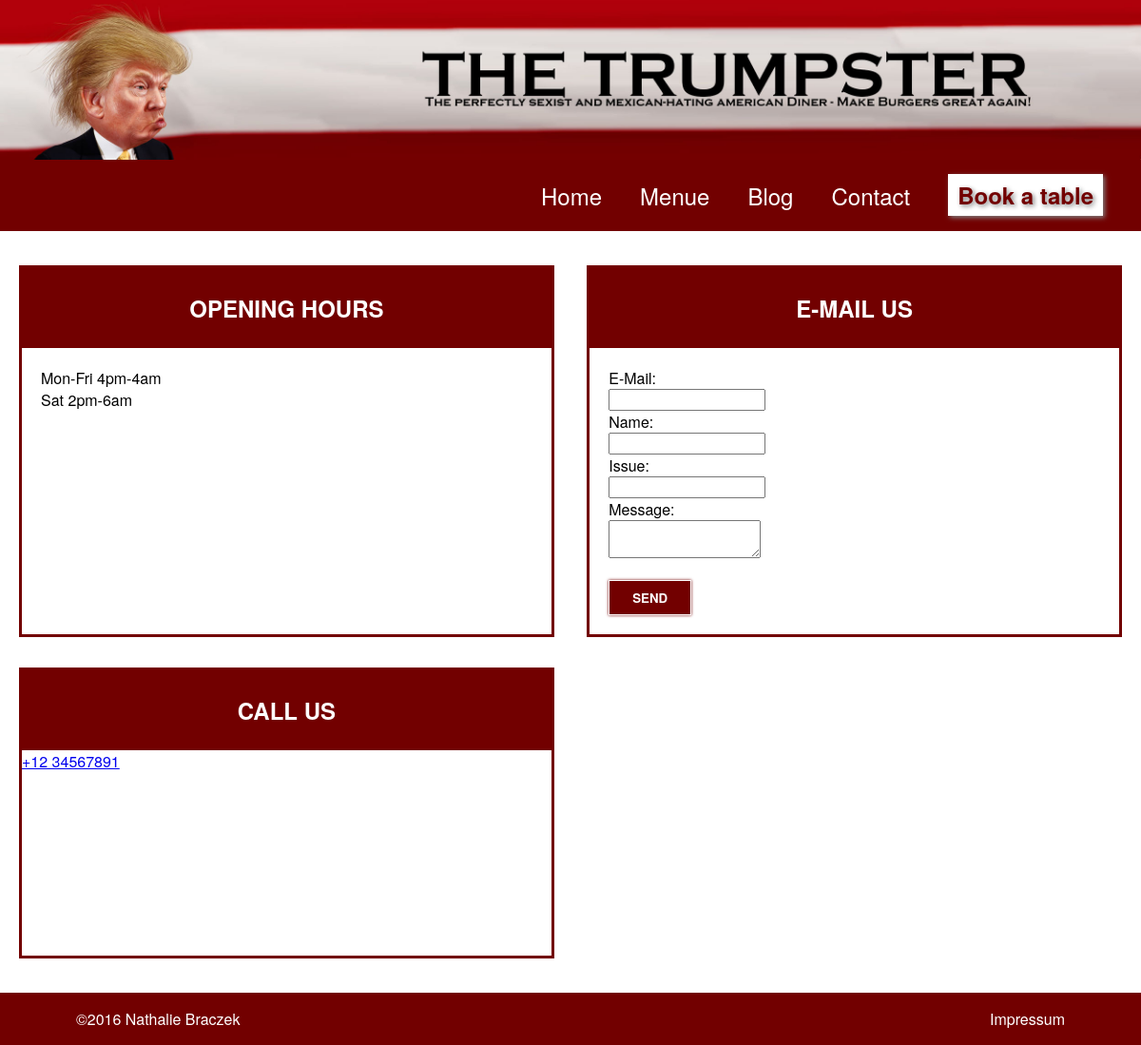
Page /src/public/contacts.php on the committed database.
### tables this page shows
CREATE TABLE `information` (
  `Information_ID` int(11) NOT NULL,
  `Information_Name` varchar(16) NOT NULL,
  `Information_Content` mediumtext NOT NULL,
  `Information_Hint` varchar(255) NOT NULL
);

### src/classes/Repository.php (called while the page is built, shortened)
<?php
abstract class Repository
{
    protected $database;
    public function __construct($database)
    {
        $this->database = $database;
    }
    protected function getOne($sql)
    {
        $result = mysqli_query($this->database, $sql, MYSQLI_ASSOC);
        return $result->fetch_object();
    }
}

### src/classes/InformationRepo.php (called while the page is built, shortened)
<?php
class InformationRepo extends Repository
{
    public function getByName($name)
    {
        return $this->getOne("SELECT * FROM information WHERE Information_Name='" . $name . "'");
    }
}

### src/public/contacts.php (the view, shortened to what this page needs)
<?php
$databaseConnection = new DatabaseConnection();
$database           = $databaseConnection->connect();
$informationRepo    = new InformationRepo($database);
$lines = explode("\n", $informationRepo->getByName('Opening Hours')->Information_Content);
foreach ($lines as $i => $line)
{
    $columns = explode('|', $line, 2);
    if (count($columns) > 1)
    {
        $lines[$i] = "<span class=\"days\">{$columns[0]}</span><span class=\"hours\">{$columns[1]}</span>";
    }
}
$hours = implode('<br>', $lines);
$phone = $informationRepo->getByName('Phone')->Information_Content;
$phoneCondensed = str_replace(' ', '', $phone);
?>
<html>
    <head>
        <link rel="stylesheet" type="text/css" href="css/restaurantStyle.css"/>
    </head>
    <body>
        <?php include "partial/header.php"; ?>
            <div class="container padding">
                <div class="box">
                    <h2 class="title">Opening Hours</h2>
                    <p class="padding">
                        <?php echo $hours; ?>
                    </p>
                </div>
                    <div class="box">
                    <h2 class="title">E-Mail us</h2>
                    <form class="padding" action="mailto:nathalie.braczek@gmx.de" method="post" enctype="text/plain">
                        <label for="email">E-Mail:</label>
                        <br>
                        <input type="email" id="email" name="E-Mail">
                        <br>
                        <label for="name">Name:</label>
                        <br>
                        <input type="text" id="name" name="Name">
                        <br>
                        <label for="issue">Issue:</label>
                        <br>
                        <input type="text" id="issue" name="Issue">
                        <br>
                        <label for="message">Message:</label>
                        <br>
                        <textarea id="message" name="Message"></textarea>
                        <br>
                        <br>
                        <button type="submit">Send</button>
                    </form>
                    </div>
                    <div class="box">
                        <h2 class="title">Call us</h2>
                        <a href="callto:<?php echo $phoneCondensed; ?>"><?php echo $phone; ?></a>
                    </div>
            </div>
        <?php include "partial/footer.php"; ?>
    </body>
</html>

### src/public/css/restaurantStyle.css (style rules this page uses)
* { margin:0; padding:0; font-family: "Helvetica Neue", Helvetica, Arial, sans-serif; }
html, body { height: 100%; margin-bottom: 1px; }
h1,h2,h3 { font-weight: 900; }
.container { display: -webkit-box; display: -moz-box; display: -ms-flexbox; display: -webkit-flex; display: flex; flex-direction: row; flex-wrap: wrap; justify-content: space-between; align-items: stretch; align-content: space-around; }
.box { border: solid #720000; width: 48%; min-height: 300px; margin: 1em 0; }
.padding { padding: 20px; }
.title { background-color: #720000; color: white; padding: 25px; text-align: center; text-transform: uppercase; }
button, a.button { background-color: #720000; color: White; font-weight: bold; padding: .5rem 1.5rem; text-decoration: none; text-transform: uppercase; display: block; border: 1px solid White; box-shadow: 0 0 3px #720000; }

### rows in the picture
information: Information_Content "Mon-Fri Sat", Information_Content "4pm-4am 2pm-6am"
information: Information_Content "+12 34567891"
